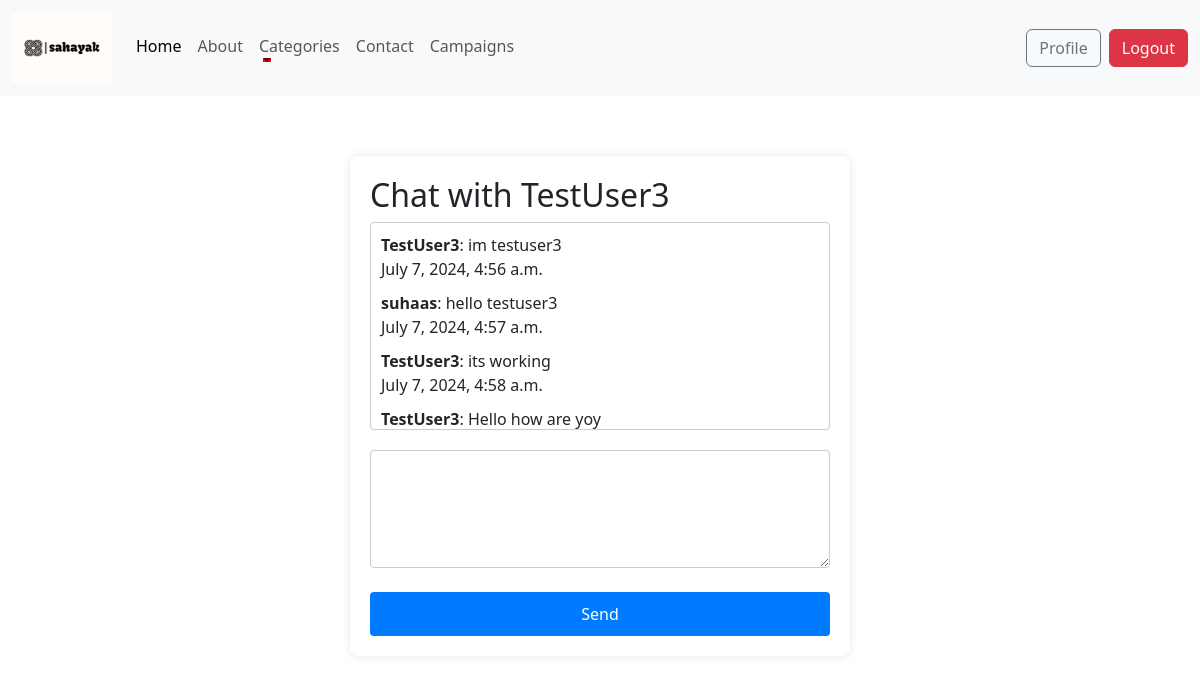
The app's page /admin_chat_with_user/3/ (signed in) with its own data.
### ChatApp/models.py (models this page shows, shortened)
class ChatRoom(models.Model):
    owner = models.ForeignKey(User, related_name='owned_rooms', on_delete=models.CASCADE)
    user = models.ForeignKey(User, related_name='user_rooms', on_delete=models.CASCADE)
    name = models.CharField(max_length=100)  # Name for identification (optional)

class Message(models.Model):
    room = models.ForeignKey(ChatRoom, related_name='messages', on_delete=models.CASCADE)
    sender = models.ForeignKey(User, related_name='sent_messages', on_delete=models.CASCADE)
    content = models.TextField()
    timestamp = models.DateTimeField(auto_now_add=True)

### ChatApp/views.py (the view)
# urls.py: path('admin_chat_with_user/<int:room_id>/', views.admin_chat_with_user, name='admin_chat_with_user'),
@login_required
def admin_chat_with_user(request, room_id):
    if not request.user.is_superuser:
        return redirect('login')
    chat_room = get_object_or_404(ChatRoom, id=room_id)
    messages = chat_room.messages.order_by('timestamp')
    if request.method == 'POST':
        content = request.POST.get('content')
        Message.objects.create(room=chat_room, sender=request.user, content=content)
        return redirect('admin_chat_with_user', room_id=room_id)
    return render(request, 'chat/admin_chat_with_user.html', {'chat_room': chat_room, 'messages': messages})

### ChatApp/templates/chat/admin_chat_with_user.html (shortened to what this page needs)
{% extends 'NGO/base.html' %}
{% load static %}
{% block title %}
<link rel="stylesheet" type = "text/css" href="{% static 'chatRoomstyles.css' %}">
{% endblock %}
{% block content %}
<div class="parent-container">
    <div class="chat-container">
        <h2>Chat with {{ chat_room.user.username }}</h2>
        <div id="message-container">
            {% for message in messages %}
                <div>
                    <strong>{{ message.sender.username }}</strong>: {{ message.content }} <br> {{ message.timestamp }}
                </div>
            {% endfor %}
        </div>
        <form method="post" action="{% url 'send_admin_message' chat_room.user.id %}">
            <textarea name="content" rows="4" cols="50" required></textarea><br>
            <button type="submit">Send</button>
        </form>
    </div>
</div>
{% endblock %}

### NGO/static/main.css (style rules this page uses)
body { font-family: Arial, sans-serif; margin: 0; padding: 0; }

### NGO/static/chatRoomstyles.css (style rules this page uses)
.parent-container { display: flex; justify-content: center; }
.chat-container { width: 50%; max-width: 500px; background-color: #fff; padding: 20px; box-shadow: 0 0 10px rgba(0, 0, 0, 0.1); border-radius: 8px; display: flex; flex-direction: column; margin-top: 5%; height: 500px; }
#message-container { flex-grow: 1; overflow-y: auto; max-height: 60vh; margin-bottom: 20px; padding: 10px; border: 1px solid #ccc; border-radius: 4px; }
#message-container div { margin-bottom: 10px; }
form { display: flex; flex-direction: column; }
textarea { resize: vertical; padding: 10px; border: 1px solid #ccc; border-radius: 4px; }
button { padding: 10px; background-color: #007bff; color: white; border: none; border-radius: 4px; cursor: pointer; }
h2 { text-align: left; }

### records on screen
ChatRoom: user.username "TestUser3"
Message: sender.username "TestUser3", content "im testuser3", timestamp "July 7, 2024, 4:56 a.m."
Message: sender.username "suhaas", content "hello testuser3", timestamp "July 7, 2024, 4:57 a.m."
Message: sender.username "TestUser3", content "its working", timestamp "July 7, 2024, 4:58 a.m."
Message: sender.username "TestUser3", content "Hello how are yoy"
